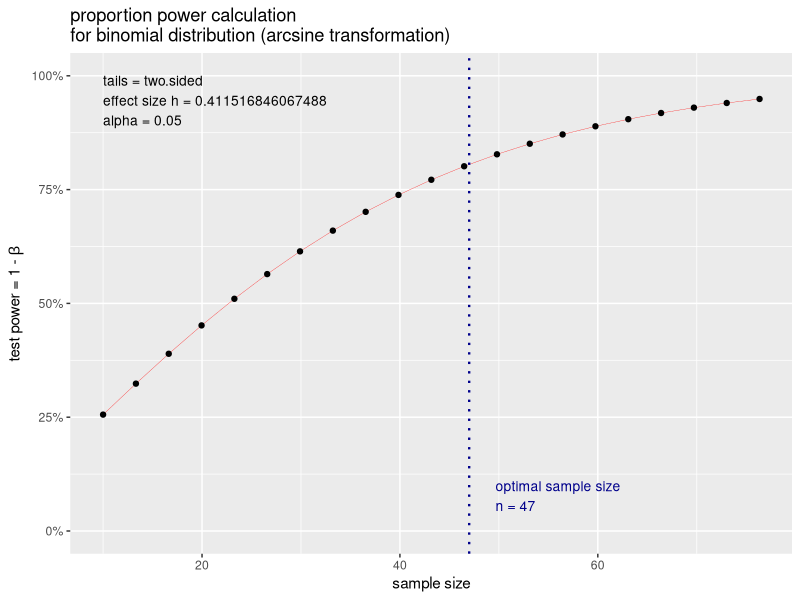
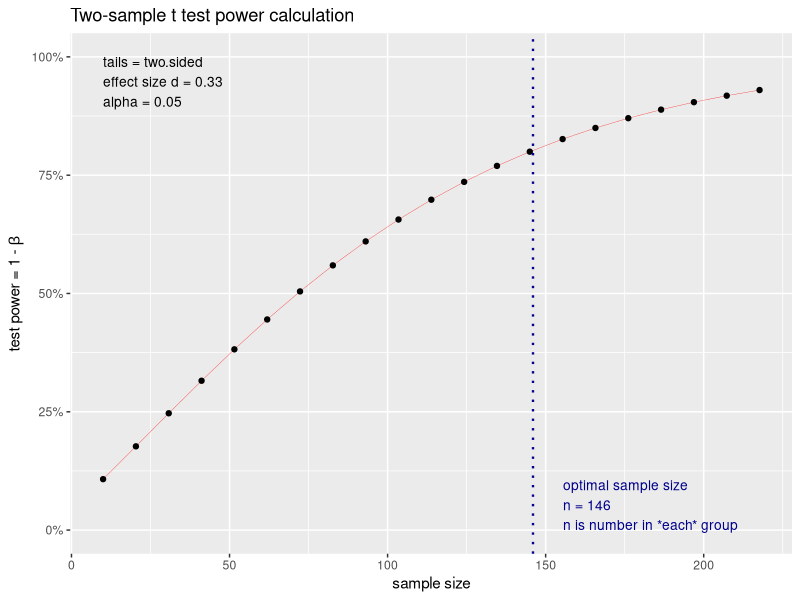
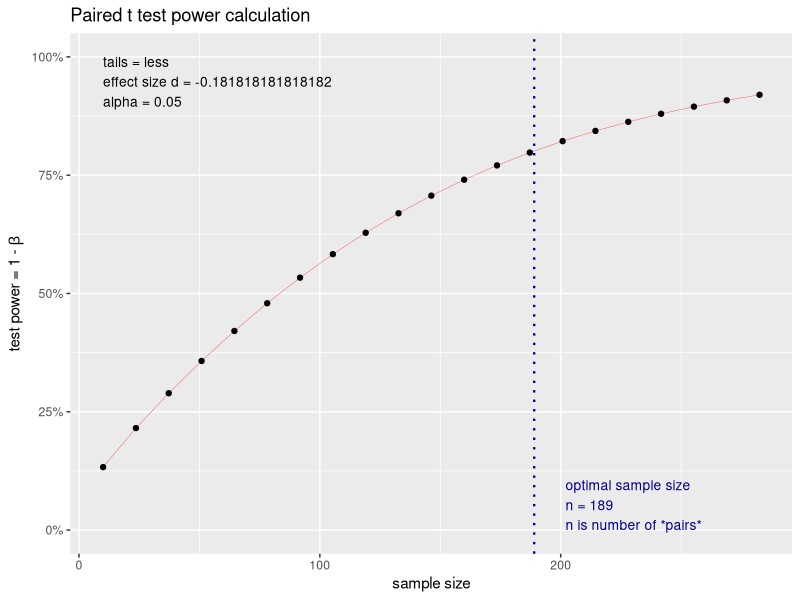

Generate these figures, in order, with R:
## ---- chunk 1
#install.packages("pwr")
library(pwr)
## ---- chunk 2
# first calculate the effect size h
h <- ES.h(p1 = 0.90, p2 = 0.50) #p1 = alternative hypothesis, p2 = null
## ---- chunk 3
pwr.p.test(h = h, sig.level = 0.05, power = 0.80, alternative = "greater")
## ---- chunk 4
#now two-sided test
pwr.p.test(h = h, sig.level = 0.05, power = 0.80)
## ---- chunk 5
h <- ES.h(p1 = 0.70, p2 = 0.50)
pwr.p.test(h = h, sig.level = 0.05, power = 0.80)
## ---- chunk 6
pwr.p.test(h = ES.h(p1 = 0.70, p2 = 0.50), n = 30, sig.level = 0.05)
## ---- chunk 7
pwr.p.test(h = ES.h(p1 = 0.70, p2 = 0.50), n = 30, sig.level = 0.05, alternative = "greater")
## ---- chunk 8
pout <- pwr.p.test(h = ES.h(p1 = 0.70, p2 = 0.50), power = 0.80, sig.level = 0.05)
plot(pout)
## ---- chunk 9
pwr.p.test(h = ES.h(p1 = 0.25, p2 = 0.16), power = 0.80, sig.level = 0.05)
pwr.p.test(h = ES.h(p1 = 0.25, p2 = 0.16), power = 0.80, sig.level = 0.05, alternative = "greater")
## ---- chunk 10
# Effect size depends on what the two proportions are:
ES.h(p1 = 0.85, p2 = 0.70)
ES.h(p1 = 0.65, p2 = 0.50)
ES.h(p1 = 0.45, p2 = 0.30)

#now calculate sample sizes (PER GROUP)
# 85% vs. 70%
pwr.2p.test(h = ES.h(p1 = 0.85, p2 = 0.70), sig.level = 0.05, power = .80)
# 65% vs. 50%
pwr.2p.test(h = ES.h(p1 = 0.65, p2 = 0.50), sig.level = 0.05, power = .80)
# 45% vs. 30%
pwr.2p.test(h = ES.h(p1 = 0.45, p2 = 0.30), sig.level = 0.05, power = .80)

# Sample size is PER GROUP. Always round sample size up.
## ---- chunk 11
pwr.2p.test(h = .2, sig.level = 0.05, power = .80)
pwr.2p.test(h = .5, sig.level = 0.05, power = .80)
pwr.2p.test(h = .8, sig.level = 0.05, power = .80)

# Sample size is PER GROUP. Always round sample size up.
## ---- chunk 12
pwr.2p.test(h = ES.h(p1 = 0.90, p2 = 0.60), sig.level = 0.05, n = 20)
## ---- chunk 13
pwr.2p2n.test(h = .8, n1 = 54, n2 = 15, sig.level = 0.05)
## ---- chunk 14
pwr.2p2n.test(h = .8, n1 = 54, power = .9, sig.level = 0.05)
## ---- chunk 15
?pwr.t.test
# d = difference in means / pooled SD

myd <- 0.4/1.1
pwr.t.test(n = 30, d = myd, sig.level = 0.05)
#need way more people to assess this effect size
## ---- chunk 16
pwr.t.test(power = .8, d = myd, sig.level = 0.05)
#need 120 people per group
## ---- chunk 17
(12-1.5)/4
## ---- chunk 18
myd <- 0.4/2.625 # 0.152
pwr.t.test(d = myd, power = 0.80, sig.level = 0.05)
## ---- chunk 19
pwr.t.test(n = seq(from = 25, to = 200, by = 25), d = 0.33, sig.level = 0.05)
## ---- chunk 20
pout <- pwr.t.test(d = 0.33, power = 0.80, sig.level = 0.05)
plot(pout)
## ---- chunk 21
?pwr.t.test
## ---- chunk 22
pwr.t.test(n = 24, d = -20 / 110, type = "paired", alternative = "less")
## ---- chunk 23
pout <- pwr.t.test(power = .8, d = -20 / 110, type = "paired", alternative = "less")
plot(pout)
## ---- chunk 24
pwr.t2n.test(n1 = 28, n2 = 35, d = 0.5)
## ---- chunk 25
pwr.t2n.test(n2 = 35, d = 0.5, power = 0.8)
## ---- chunk 26
pwr.t2n.test(n2 = 35, d = 0.8, power = 0.8)
## ---- chunk 27
cohen.ES(test = "t", size = "small")
cohen.ES(test = "t", size = "medium")
cohen.ES(test = "t", size = "large")
